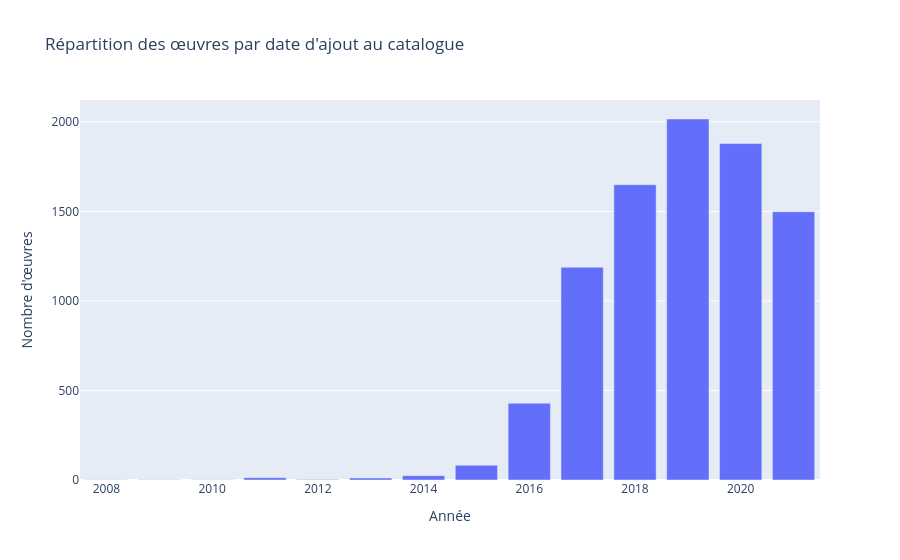

This figure's notebook cell:
### Markdown cell above
## Affichage par date d'ajout

### Code cell
date_ajout = df["date_added"].dt.year.value_counts().sort_index()

# Matplotlib
plt.figure(figsize=(12, 6))
plt.bar(date_ajout.index, date_ajout.values)
plt.title("Répartition des œuvres par date d'ajout au catalogue")
plt.xlabel("Année")
plt.ylabel("Nombre d'œuvres")
plt.tight_layout()
plt.show()

# Seaborn
plt.figure(figsize=(12, 6))
sns.barplot(x=date_ajout.index, y=date_ajout.values)
plt.title("Répartition des œuvres par date d'ajout au catalogue")
plt.xlabel("Année")
plt.ylabel("Nombre d'œuvres")
plt.tight_layout()
plt.show()

# Plotly
fig = px.bar(
    x=date_ajout.index,
    y=date_ajout.values,
    title="Répartition des œuvres par date d'ajout au catalogue",
    labels={"x": "Année", "y": "Nombre d'œuvres"}
)
fig.show()

### Figure 1 — Plotly figure (JSON) as saved in the notebook; plotly's stock layout.template omitted (floating-point values rounded to 4 significant figures)
{"data": [{"hovertemplate": "Année=%{x}<br>Nombre d'œuvres=%{y}<extra></extra>", "legendgroup": "", "marker": {"color": "#636efa", "pattern": {"shape": ""}}, "name": "", "orientation": "v", "showlegend": false, "textposition": "auto", "type": "bar", "x": [2008.0, 2009.0, 2010.0, 2011.0, 2012.0, 2013.0, 2014.0, 2015.0, 2016.0, 2017.0, 2018.0, 2019.0, 2020.0, 2021.0], "xaxis": "x", "y": [2, 2, 1, 13, 3, 11, 24, 82, 429, 1188, 1649, 2016, 1879, 1498], "yaxis": "y"}], "layout": {"barmode": "relative", "legend": {"tracegroupgap": 0}, "title": {"text": "Répartition des œuvres par date d'ajout au catalogue"}, "xaxis": {"anchor": "y", "domain": [0, 1], "title": {"text": "Année"}}, "yaxis": {"anchor": "x", "domain": [0, 1], "title": {"text": "Nombre d'œuvres"}}}}
